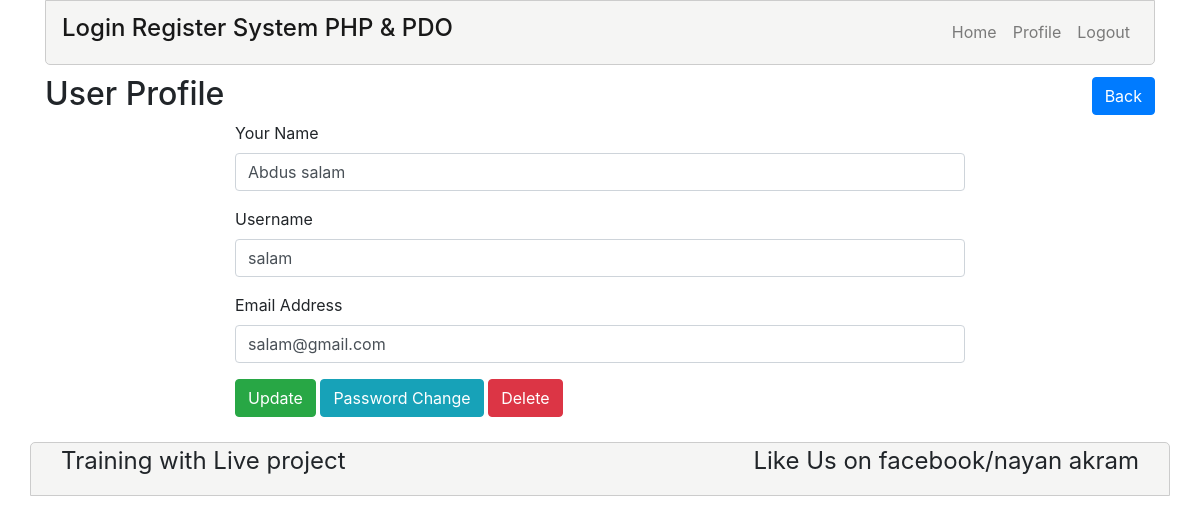
/profile.php?id=14 (signed in), run on the app's committed database.
### tables this page shows
CREATE TABLE `tbl_user` (
  `id` int(11) NOT NULL,
  `name` varchar(255) NOT NULL,
  `username` varchar(255) NOT NULL,
  `email` varchar(255) NOT NULL,
  `password` varchar(255) NOT NULL
);

### lib/User.php (called while the page is built, shortened)
<?php
include_once 'Session.php';
include 'Database.php';
	class User{
		private $db;
		public function __construct()
		{
			$this->db = new Database();
		}
		public function getuserbyid($userid){
			$sql = 'SELECT * from tbl_user WHERE id =:id LIMIT 1';
			$query = $this->db->pdo->prepare($sql);
			$query->bindValue(':id', $userid);
			$query->execute();
			$result = $query->fetch(PDO::FETCH_OBJ);
			return $result;
		}
	}
?>

### lib/Database.php (called while the page is built)
<?php
	class Database{
		private $hostdb="localhost";
		private $userdb="root";
		private $passdb="";
		private $namedb="db_lr";
		public $pdo;
		function __construct()
		{
			if (!isset($this->pdo)) {
				try {
					$link = new PDO("mysql:host=".$this->hostdb.";dbname=".$this->namedb,$this->userdb,$this->passdb);
					$link->setAttribute(PDO::ATTR_ERRMODE, PDO::ERRMODE_EXCEPTION);
					$link->exec("SET CHARACTER SET utf8");
					$this->pdo = $link;
				} catch (PDOException $e) {
					die("Failed to Connect to Database".$e->getMessage());
				}
			}
		}
	}
?>

### lib/Session.php (called while the page is built, shortened)
<?php
	class Session{
		public static function get($key){
			 if (isset($_SESSION[$key])) {
			 	return $_SESSION[$key];
			 }else{
			 	return false;
			 }
		}
	}
?>

### profile.php (the view, shortened to what this page needs)
<?php
	include 'lib/User.php';
	include 'inc/header.php';
?>
<?php
	if (isset($_GET['id'])) {
		$userid = (int)$_GET['id'];
	}
	$user = new User();
?>
	<section class="panel panel-default">
		<div class="container">
			<div class="panel-heading">
				<h2>User Profile <span class="float-right"><a class="btn btn-primary"href="index.php">Back</a></span></h2>
			</div>
			<div class="panel-body">
				<div class="row">
				<div class="col-lg-8">
				<?php
					$userdata = $user->getuserbyid($userid);
					if ($userdata) {
				?>
					<form action="" method="POST">
						<div class="form-group">
							<label for="name">Your Name</label>
							<input type="text" id="name" name="name" class="form-control" value="<?php echo $userdata->name; ?>">
						</div>
						<div class="form-group">
							<label for="username">Username</label>
							<input type="text" id="username" name="username" class="form-control" value="<?php echo $userdata->username; ?>">
						</div>
						<div class="form-group">
							<label for="email">Email Address</label>
							<input type="text" id="email" name="email" class="form-control" value="<?php echo $userdata->email; ?>">
						</div>
						<?php
						$sesionid = Session::get("id");
						if ($sesionid == $userid) {
						 ?>
						<button type="submit" name="update" class="btn btn-success">Update</button>
						<a class="btn btn-info" href="chngepas.php?id=<?php echo $userid; ?>">Password Change</a>
						<a class="btn btn-danger" href="profile.php?action=delete&id=<?php echo $userdata->id; ?>" onClick='return confirm("Are You Sure to Delete Data ?")'>Delete</a>
						<?php } ?>
					</form>
					<?php } ?>
				</div>
			</div>
		</div>
		</div>
	</section>
<?php include 'inc/footer.php';?>

### data on the page
tbl_user: name "Abdus salam", username "salam", email "salam@gmail.com"
